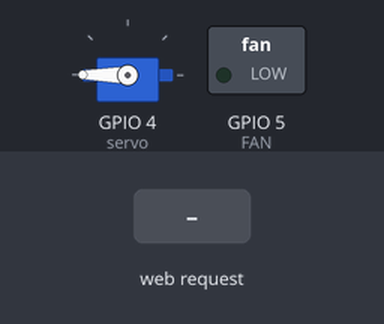
A sketch run on a simulated ESP8266 (NodeMCU). On the bench: servo, switched loads named in the sketch (green lamp = pin HIGH). Inputs (shaded band) come from the test bench. WiFi joins after 1.5 s; servers stay silent unless stated; storage starts empty; what the sketch prints to the serial monitor is not drawn.

Above: at 2.7 s.
2.8 s: HTTP request GET /fanOn received
At 3.3 s:
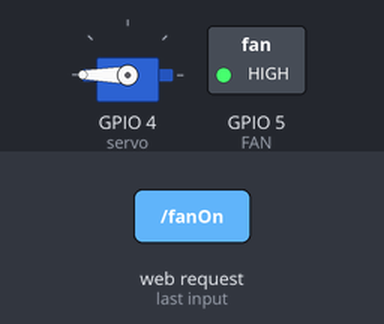
4.3 s: HTTP request GET /fanOpen received
At 4.55 s:
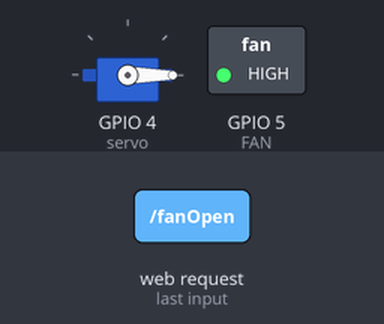
Timing chart, 0 to 7.3 s (numbered marks = the images above; inputs shaded):
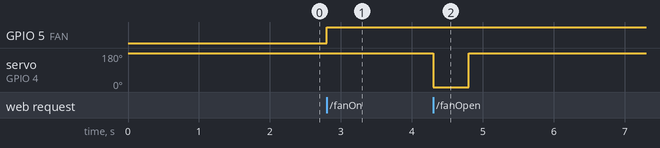

Measured:
- after the input at 2.8 s, GPIO 5 (FAN): LOW → HIGH at once
- after the input at 4.3 s, servo on GPIO 4 (servo): 180° → 0° at once, → 180° 0.50 s later

The sketch:

Ghost_Server.ino
```cpp
#include <ESP8266WiFi.h>
#include <DNSServer.h>
#include <ESP8266WebServer.h>
#include "FS.h"
#include <stdlib.h>
#include <Servo.h>

Servo servo;

const byte DNS_PORT = 53;
const byte FAN = 5;
IPAddress apIP(192, 168, 1, 1);
DNSServer dnsServer;
ESP8266WebServer server(80);

const uint8_t servoOpen = 0;
const uint8_t servoClosed = 180;

uint32_t fanCloseCountdown = 0;
uint32_t fanOffCountdown = 0;
uint8_t fanOpenState = 0; //closed
uint8_t fanOffOnTimer = 0;

void serveMain() {
  File root = SPIFFS.open("/main.html", "r");
  if (!root) {
    Serial.println("Failed to open main");
    return;
  }
  size_t sent = server.streamFile(root, "text/html");
  root.close();
}

void fanOn() {
  digitalWrite(FAN, HIGH);
  fanOffOnTimer = 0;
  server.send(200, "text/html", "okay");
}

void turnFanOff() {
  Serial.println("Fan off");
  digitalWrite(FAN, LOW);
}

void fanOff() {
  if (fanOpenState == 0) {
    turnFanOff();
  } else {
    fanOffOnTimer = 1;
    //hack to keep the fan from turning off immediately
    fanOffCountdown = fanCloseCountdown + 500;
  }
  server.send(200, "text/html", "okay");
}

void fanOpen() {
  if (fanOpenState == 0) {
    fanOpenState = 1;
    fanCloseCountdown = millis() + 500;
    servo.write(servoOpen);
  } else {
    fanCloseCountdown += 500;
  }
  server.send(200, "text/html", "okay");
}

void fanClose() {
  fanOpenState = 0;
  servo.write(servoClosed);
  fanOffCountdown = millis() + 500;

}

void handleNotFound(){
  server.send(404, "text/html", "<h1>Error 404</h1><p><h2>Hi, nothing here.</h2></p>");
}


void setup(void){
  Serial.begin(115200);

  servo.attach(4);
  pinMode(FAN, OUTPUT); //D1 on the module :(

  servo.write(servoClosed);
  digitalWrite(FAN, LOW);

//////////////////////wifi setup
//  WiFi.mode(WIFI_AP);
//  WiFi.softAPConfig(apIP, apIP, IPAddress(255, 255, 255, 0));
//  WiFi.softAP("POV WIFI");
//
//  // modify TTL associated  with the domain name (in seconds)
//  // default is 60 seconds
//  dnsServer.setTTL(300);
//  // set which return code will be used for all other domains (e.g. sending
//  // ServerFailure instead of NonExistentDomain will reduce number of queries
//  // sent by clients)
//  // default is DNSReplyCode::NonExistentDomain
//  dnsServer.setErrorReplyCode(DNSReplyCode::ServerFailure);
//
//  // start DNS server for a specific domain name
//  dnsServer.start(DNS_PORT, "www.pov.com", apIP);
  const char* ssid = "Sonic-4251";
  const char* password = "4x8wwb45p43v";
  WiFi.begin(ssid, password);

  IPAddress ip(192, 168, 42, 80); // where xx is the desired IP Address
  IPAddress gateway(10, 0, 0, 1); // set gateway to match your network
  //Serial.print(F("Setting static ip to : "));
  Serial.println(ip);
  IPAddress subnet(255, 255, 255, 0); // set subnet mask to match your network
  WiFi.config(ip, gateway, subnet);

  // Wait for connection
  while (WiFi.status() != WL_CONNECTED) {
    delay(500);
    Serial.print(".");
  }
  Serial.println("");
  Serial.print("Connected to ");
  Serial.println(ssid);
  Serial.print("IP address: ");
  Serial.println(WiFi.localIP());


  server.on("/", serveMain);
  server.on("/fanOn", fanOn);
  server.on("/fanOff", fanOff);
  server.on("/fanOpen", fanOpen);

  server.onNotFound(handleNotFound);

  server.begin();
  Serial.println("HTTP server started");


  Serial.println("Beginning SPIFFS");
  if (!SPIFFS.begin()) {
    Serial.println("Failed to mount file system");
  }


}

void loop(void){
  //dnsServer.processNextRequest();
  server.handleClient();

  if (fanOpenState == 1) {
    if (millis() >= fanCloseCountdown) {
      fanClose();
    }
  }
  if (fanOffOnTimer == 1) {
    if (millis() >= fanOffCountdown) {
      turnFanOff();
      fanOffOnTimer = 0;
    }
  }
  delay(1);
}
```
